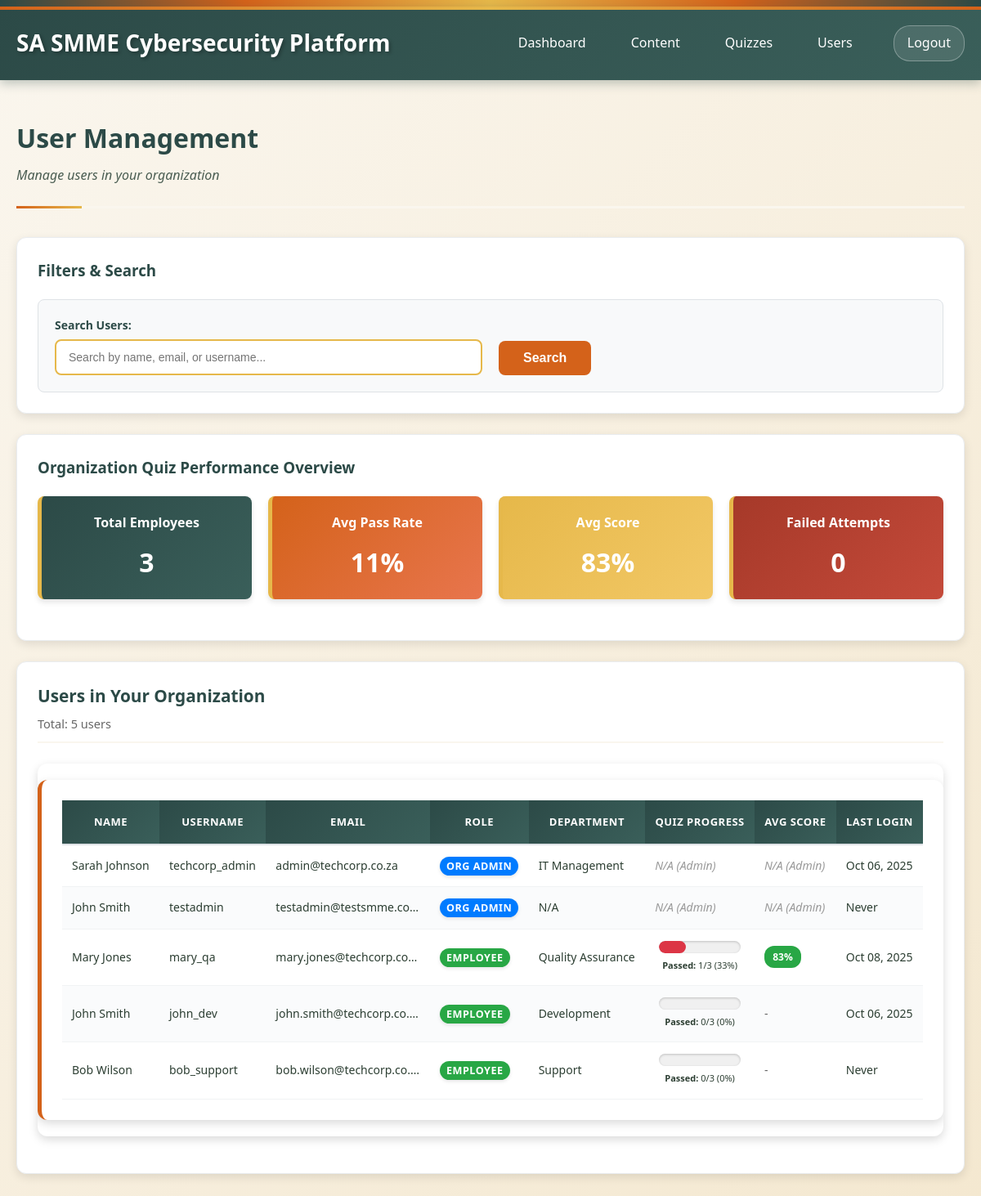
The page /user_management.php (signed in) on the database as committed earlier.
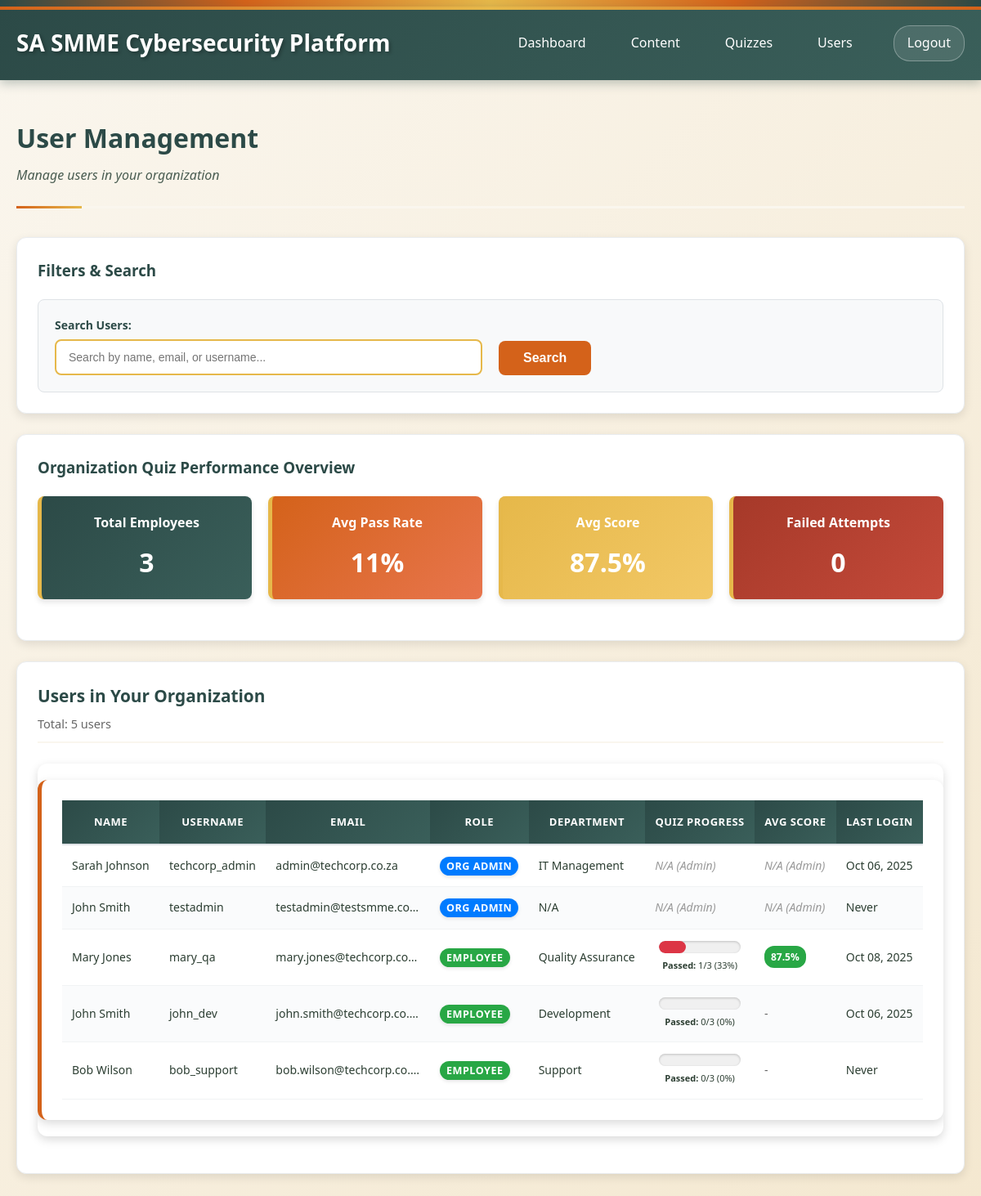
The same page on the database as committed later.
### tables this page shows
CREATE TABLE users (
    id INTEGER PRIMARY KEY AUTOINCREMENT,
    organization_id INTEGER, -- NULL for system admins
    username VARCHAR(50) UNIQUE NOT NULL,
    email VARCHAR(100) UNIQUE NOT NULL,
    password_hash VARCHAR(255) NOT NULL,
    first_name VARCHAR(50) NOT NULL,
    last_name VARCHAR(50) NOT NULL,
    role_id INTEGER NOT NULL,
    employee_id VARCHAR(50), -- Organization-specific employee ID
    department VARCHAR(100),
    job_title VARCHAR(100),
    manager_id INTEGER, -- Self-referencing for org hierarchy
    phone VARCHAR(20),
    hire_date DATE,
    status_id INTEGER DEFAULT 1,
    last_login TIMESTAMP,
    is_active BOOLEAN DEFAULT 1,
    created_at TIMESTAMP DEFAULT CURRENT_TIMESTAMP,
    updated_at TIMESTAMP DEFAULT CURRENT_TIMESTAMP,
    FOREIGN KEY (organization_id) REFERENCES organizations(id),
    FOREIGN KEY (role_id) REFERENCES roles(id),
    FOREIGN KEY (manager_id) REFERENCES users(id),
    FOREIGN KEY (status_id) REFERENCES employee_statuses(id)
);

CREATE TABLE roles (
    id INTEGER PRIMARY KEY AUTOINCREMENT,
    name VARCHAR(50) UNIQUE NOT NULL,
    description TEXT,
    level INTEGER NOT NULL, -- 1=system_admin, 2=org_admin, 3=employee
    permissions TEXT, -- JSON array of permissions
    created_at TIMESTAMP DEFAULT CURRENT_TIMESTAMP
);

### src/user_management.php (the view, shortened to what the changed rows need)
<?php
require_once __DIR__ . '/config/db.php';
$org_filter = $_GET['org_filter'] ?? '';
$search_query = $_GET['search'] ?? '';
$user_quiz_progress = [];
try {
    if ($_SESSION['role'] === 'system_admin') {
        $where_conditions = ["u.is_active = 1"];
        $params = [];
        if ($org_filter) {
            $where_conditions[] = "u.organization_id = :org_filter";
            $params['org_filter'] = $org_filter;
        }
        if ($search_query) {
            $where_conditions[] = "(u.first_name LIKE :search OR u.last_name LIKE :search OR u.email LIKE :search OR u.username LIKE :search)";
            $params['search'] = '%' . $search_query . '%';
        }
        $where_clause = implode(' AND ', $where_conditions);
        $stmt = $pdo->prepare("
            SELECT u.*, r.name as role_name, o.name as organization_name
            FROM users u
            LEFT JOIN roles r ON u.role_id = r.id
            LEFT JOIN organizations o ON u.organization_id = o.id
            WHERE {$where_clause}
            ORDER BY u.organization_id, u.role_id, u.last_name
        ");
        $stmt->execute($params);
        $pending_where_conditions = ["u.is_active = 1", "es.name = 'pending_approval'", "r.name = 'org_admin'"];
        $pending_params = [];
        if ($org_filter) {
            $pending_where_conditions[] = "u.organization_id = :org_filter";
            $pending_params['org_filter'] = $org_filter;
        }
        $pending_where_clause = implode(' AND ', $pending_where_conditions);
        $pending_stmt = $pdo->prepare("
            SELECT u.*, r.name as role_name, o.name as organization_name, es.name as status_name
            FROM users u
            LEFT JOIN roles r ON u.role_id = r.id
            LEFT JOIN organizations o ON u.organization_id = o.id
            LEFT JOIN employee_statuses es ON u.status_id = es.id
            WHERE {$pending_where_clause}
            ORDER BY u.created_at DESC
        ");
        $pending_stmt->execute($pending_params);
        $pending_approvals = $pending_stmt->fetchAll(PDO::FETCH_ASSOC);
    } else {
        $where_conditions = ["u.is_active = 1", "u.organization_id = :org_id"];
        $params = ['org_id' => $_SESSION['organization_id']];
        $where_clause = implode(' AND ', $where_conditions);
        $stmt = $pdo->prepare("
            SELECT u.*, r.name as role_name, o.name as organization_name
            FROM users u
            LEFT JOIN roles r ON u.role_id = r.id
            LEFT JOIN organizations o ON u.organization_id = o.id
            WHERE {$where_clause}
            ORDER BY u.role_id, u.last_name
        ");
        $stmt->execute($params);
    }
    $users = $stmt->fetchAll(PDO::FETCH_ASSOC);
    if ($_SESSION['role'] === 'org_admin') {
        $progress_stmt = $pdo->prepare("
            SELECT
                u.id as user_id,
                COUNT(DISTINCT q.id) as total_quizzes,
                COUNT(DISTINCT CASE WHEN qr.passed = 1 THEN qr.quiz_id END) as passed_quizzes,
                COUNT(DISTINCT qr.quiz_id) as attempted_quizzes,
                ROUND(AVG(CASE WHEN qr.passed = 1 THEN qr.percentage END), 1) as avg_passed_score,
                ROUND(AVG(qr.percentage), 1) as avg_all_scores,
                MAX(qr.completed_at) as last_quiz_date,
                COUNT(qr.id) as total_attempts
            FROM users u
            LEFT JOIN roles r ON u.role_id = r.id
            LEFT JOIN quizzes q ON (q.organization_id = u.organization_id OR q.organization_id IS NULL)
            LEFT JOIN quiz_results qr ON qr.user_id = u.id AND qr.quiz_id = q.id
            WHERE u.organization_id = :org_id AND u.is_active = 1 AND r.name = 'employee'
            GROUP BY u.id
        ");
        $progress_stmt->execute(['org_id' => $_SESSION['organization_id']]);
        $progress_results = $progress_stmt->fetchAll(PDO::FETCH_ASSOC);
        foreach ($progress_results as $progress) {
            $user_quiz_progress[$progress['user_id']] = $progress;
        }
    }
} catch (PDOException $e) {
    $users = [];
    $error = "Error loading users: " . $e->getMessage();
}
?>
<!DOCTYPE html>
<html lang="en">
<head>
    <link rel="stylesheet" href="assets/webdesign-style.css">
</head>
<body>
    <div class="header">
        <div class="header-left">
            <h1>SA SMME Cybersecurity Platform</h1>
        </div>
    </div>
    <div class="container">
        <div class="page-header-section">
            <div class="page-title-area">
                <h2 class="page-title">User Management</h2>
            </div>
        </div>
        <?php if ($_SESSION['role'] === 'org_admin' && !empty($user_quiz_progress)): ?>
            <?php
            $total_employees = count(array_filter($users, function($user) { return $user['role_name'] === 'employee'; }));
            $employees_with_progress = 0;
            $total_pass_rate = 0;
            $total_avg_score = 0;
            $score_count = 0;
            $total_failed_attempts = 0;
            foreach ($user_quiz_progress as $progress) {
                if ($progress['total_quizzes'] > 0) {
                    $employees_with_progress++;
                    $pass_rate = ($progress['passed_quizzes'] / $progress['total_quizzes']) * 100;
                    $total_pass_rate += $pass_rate;
                    $total_failed_attempts += ($progress['attempted_quizzes'] - $progress['passed_quizzes']);
                    $score_to_use = $progress['avg_passed_score'] ?? $progress['avg_all_scores'];
                    if ($score_to_use) {
                        $total_avg_score += $score_to_use;
                        $score_count++;
                    }
                }
            }
            $org_avg_pass_rate = $employees_with_progress > 0 ? round($total_pass_rate / $employees_with_progress) : 0;
            $org_avg_score = $score_count > 0 ? round($total_avg_score / $score_count, 1) : 0;
            ?>
            <div class="form-card" style="margin-bottom: 25px;">
                <h3 style="margin-bottom: 20px; color: var(--primary-dark);">Organization Quiz Performance Overview</h3>
                <div style="display: grid; grid-template-columns: repeat(auto-fit, minmax(200px, 1fr)); gap: 20px;">
                    <div class="stat-card" style="background: linear-gradient(135deg, var(--primary-dark), var(--primary-medium)); color: white; padding: 20px; border-radius: 8px; text-align: center; box-shadow: 0 4px 6px rgba(0,0,0,0.1);">
                        <h4 style="margin: 0 0 10px 0;">Total Employees</h4>
                        <div style="font-size: 2em; font-weight: bold;"><?php echo $total_employees; ?></div>
                    </div>
                    <div class="stat-card" style="background: linear-gradient(135deg, var(--accent-orange), var(--pattern-orange)); color: white; padding: 20px; border-radius: 8px; text-align: center; box-shadow: 0 4px 6px rgba(0,0,0,0.1);">
                        <h4 style="margin: 0 0 10px 0;">Avg Pass Rate</h4>
                        <div style="font-size: 2em; font-weight: bold;"><?php echo $org_avg_pass_rate; ?>%</div>
                    </div>
                    <div class="stat-card" style="background: linear-gradient(135deg, var(--accent-gold), var(--pattern-gold)); color: white; padding: 20px; border-radius: 8px; text-align: center; box-shadow: 0 4px 6px rgba(0,0,0,0.1);">
                        <h4 style="margin: 0 0 10px 0;">Avg Score</h4>
                        <div style="font-size: 2em; font-weight: bold;"><?php echo $org_avg_score; ?>%</div>
                    </div>
                    <div class="stat-card" style="background: linear-gradient(135deg, var(--accent-red), #c44a3a); color: white; padding: 20px; border-radius: 8px; text-align: center; box-shadow: 0 4px 6px rgba(0,0,0,0.1);">
                        <h4 style="margin: 0 0 10px 0;">Failed Attempts</h4>
                        <div style="font-size: 2em; font-weight: bold;"><?php echo $total_failed_attempts; ?></div>
                    </div>
                </div>
            </div>
        <?php endif; ?>
        <div class="form-card">
            <?php if (empty($users)): ?>
                <div class="info-card" style="text-align: center; padding: 60px; background: linear-gradient(135deg, #f8f9fa, #e9ecef); border-radius: 12px; border: 2px dashed #dee2e6;">
                    <h3 style="color: #6c757d; margin-bottom: 10px;">No users found</h3>
                    <p style="color: #868e96;">There are currently no active users to display.</p>
                </div>
            <?php else: ?>
                <div class="table-container">
                    <div class="users-table">
                        <table>
                            <thead>
                                <tr>
                                    <th>Name</th>
                                    <th>Username</th>
                                    <th>Email</th>
                                    <th>Role</th>
                                    <th>Department</th>
                                    <?php if ($_SESSION['role'] === 'org_admin'): ?>
                                        <th>Quiz Progress</th>
                                        <th>Avg Score</th>
                                    <?php endif; ?>
                                    <th>Last Login</th>
                                </tr>
                            </thead>
                            <tbody>
                        <?php foreach ($users as $user): ?>
                            <?php
                            $progress = $user_quiz_progress[$user['id']] ?? null;
                            $pass_rate = 0;
                            if ($progress && $progress['total_quizzes'] > 0) {
                                $pass_rate = round(($progress['passed_quizzes'] / $progress['total_quizzes']) * 100);
                            }
                            $display_score = $progress['avg_passed_score'] ?? $progress['avg_all_scores'] ?? null;
                            ?>
                            <tr>
                                <td><?php echo htmlspecialchars($user['first_name'] . ' ' . $user['last_name']); ?></td>
                                <td><?php echo htmlspecialchars($user['username']); ?></td>
                                <td><?php echo htmlspecialchars($user['email']); ?></td>
                                <td>
                                    <span class="role-badge" style="
                                        padding: 3px 8px;
                                        border-radius: 12px;
                                        font-size: 0.9em;
                                        font-weight: bold;
                                        color: white;
                                        background-color: <?php echo $user['role_name'] === 'system_admin' ? '#6c757d' : ($user['role_name'] === 'org_admin' ? '#007bff' : '#28a745'); ?>;
                                    ">
                                        <?php echo htmlspecialchars(ucwords(str_replace('_', ' ', $user['role_name']))); ?>
                                    </span>
                                </td>
                                <td><?php echo htmlspecialchars($user['department'] ?? 'N/A'); ?></td>
                                <?php if ($_SESSION['role'] === 'org_admin' && $user['role_name'] === 'employee'): ?>
                                    <td>
                                        <?php if ($progress): ?>
                                            <div class="progress-info">
                                                <div class="progress-bar-container" style="width: 100px; height: 15px; background-color: #f0f0f0; border-radius: 8px; overflow: hidden; margin-bottom: 3px;">
                                                    <div class="progress-bar" style="width: <?php echo $pass_rate; ?>%; height: 100%; background-color: <?php echo $pass_rate >= 80 ? '#28a745' : ($pass_rate >= 50 ? '#ffc107' : '#dc3545'); ?>; transition: width 0.3s ease;"></div>
                                                </div>
                                                <small style="font-size: 11px;">
                                                    <strong>Passed:</strong> <?php echo $progress['passed_quizzes']; ?>/<?php echo $progress['total_quizzes']; ?> (<?php echo $pass_rate; ?>%)
                                                </small>
                                            </div>
                                        <?php else: ?>
                                            <span style="color: #666;">No data</span>
                                        <?php endif; ?>
                                    </td>
                                    <td>
                                        <?php if ($progress && $display_score): ?>
                                            <span class="score-badge" style="
                                                padding: 4px 8px;
                                                border-radius: 12px;
                                                font-weight: bold;
                                                color: white;
                                                background-color: <?php echo $display_score >= 70 ? '#28a745' : ($display_score >= 60 ? '#ffc107' : '#dc3545'); ?>;
                                            ">
                                                <?php echo $display_score; ?>%
                                            </span>
                                        <?php else: ?>
                                            <span style="color: #666;">-</span>
                                        <?php endif; ?>
                                    </td>
                                <?php elseif ($_SESSION['role'] === 'org_admin'): ?>
                                    <td style="color: #999; font-style: italic;">N/A (Admin)</td>
                                    <td style="color: #999; font-style: italic;">N/A (Admin)</td>
                                <?php endif; ?>
                                <td><?php echo $user['last_login'] ? date('M d, Y', strtotime($user['last_login'])) : 'Never'; ?></td>
                            </tr>
                        <?php endforeach; ?>
                            </tbody>
                        </table>
                    </div>
                </div>
            <?php endif; ?>
        </div>
    </div>
</body>
</html>

Rows that differ between the two databases and show on the page:
changed users "Mary Jones": display_score "83" → "87.5"
Other text that changed with them:
$org_avg_score: "83" → "87.5"
